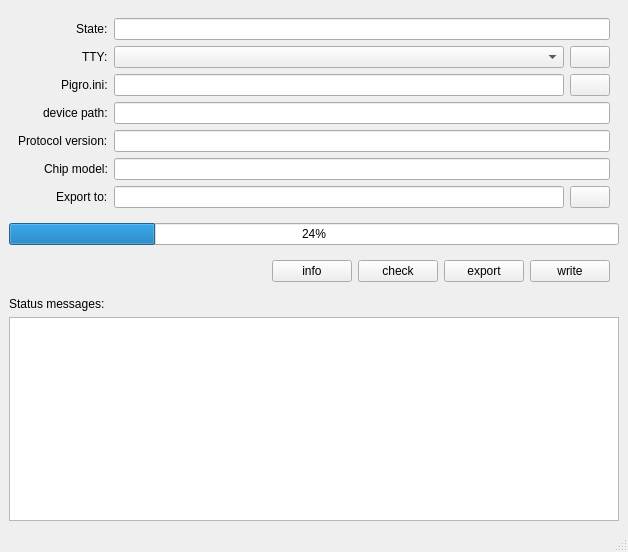
<?xml version="1.0" encoding="UTF-8"?>
<ui version="4.0">
 <class>PigroWindow</class>
 <widget class="QMainWindow" name="PigroWindow">
  <property name="geometry">
   <rect>
    <x>0</x>
    <y>0</y>
    <width>628</width>
    <height>552</height>
   </rect>
  </property>
  <property name="windowTitle">
   <string>MainWindow</string>
  </property>
  <widget class="QWidget" name="centralwidget">
   <layout class="QVBoxLayout" name="verticalLayout">
    <item>
     <widget class="QWidget" name="widget_4" native="true">
      <property name="sizePolicy">
       <sizepolicy hsizetype="Preferred" vsizetype="Preferred">
        <horstretch>0</horstretch>
        <verstretch>0</verstretch>
       </sizepolicy>
      </property>
      <layout class="QFormLayout" name="formLayout_2">
       <property name="labelAlignment">
        <set>Qt::AlignRight|Qt::AlignTrailing|Qt::AlignVCenter</set>
       </property>
       <item row="0" column="0">
        <widget class="QLabel" name="label_6">
         <property name="text">
          <string>State:</string>
         </property>
        </widget>
       </item>
       <item row="0" column="1">
        <widget class="QLineEdit" name="leState">
         <property name="readOnly">
          <bool>true</bool>
         </property>
        </widget>
       </item>
       <item row="1" column="0">
        <widget class="QLabel" name="label">
         <property name="text">
          <string>TTY:</string>
         </property>
        </widget>
       </item>
       <item row="1" column="1">
        <layout class="QHBoxLayout" name="horizontalLayout_4">
         <item>
          <widget class="QComboBox" name="cbTty">
           <property name="sizePolicy">
            <sizepolicy hsizetype="MinimumExpanding" vsizetype="Fixed">
             <horstretch>0</horstretch>
             <verstretch>0</verstretch>
            </sizepolicy>
           </property>
          </widget>
         </item>
         <item>
          <widget class="QPushButton" name="pbRefreshTty">
           <property name="text">
            <string/>
           </property>
           <property name="icon">
            <iconset resource="PigroGuiResources.qrc">
             <normaloff>:/pigro-gui/icons/reload.png</normaloff>:/pigro-gui/icons/reload.png</iconset>
           </property>
          </widget>
         </item>
        </layout>
       </item>
       <item row="2" column="0">
        <widget class="QLabel" name="label_4">
         <property name="text">
          <string>Pigro.ini:</string>
         </property>
        </widget>
       </item>
       <item row="2" column="1">
        <layout class="QHBoxLayout" name="horizontalLayout_5">
         <item>
          <widget class="QLineEdit" name="lePigroIniPath">
           <property name="readOnly">
            <bool>true</bool>
           </property>
          </widget>
         </item>
         <item>
          <widget class="QPushButton" name="pbOpenPigroIni">
           <property name="sizePolicy">
            <sizepolicy hsizetype="Preferred" vsizetype="Fixed">
             <horstretch>0</horstretch>
             <verstretch>0</verstretch>
            </sizepolicy>
           </property>
           <property name="text">
            <string/>
           </property>
           <property name="icon">
            <iconset resource="PigroGuiResources.qrc">
             <normaloff>:/pigro-gui/icons/open-file.png</normaloff>:/pigro-gui/icons/open-file.png</iconset>
           </property>
          </widget>
         </item>
        </layout>
       </item>
       <item row="3" column="0">
        <widget class="QLabel" name="label_2">
         <property name="text">
          <string>device path:</string>
         </property>
        </widget>
       </item>
       <item row="3" column="1">
        <widget class="QLineEdit" name="leDevicePath">
         <property name="readOnly">
          <bool>true</bool>
         </property>
        </widget>
       </item>
       <item row="4" column="0">
        <widget class="QLabel" name="label_3">
         <property name="text">
          <string>Protocol version:</string>
         </property>
        </widget>
       </item>
       <item row="4" column="1">
        <widget class="QLineEdit" name="leProtoVersion">
         <property name="readOnly">
          <bool>true</bool>
         </property>
        </widget>
       </item>
       <item row="5" column="0">
        <widget class="QLabel" name="label_5">
         <property name="text">
          <string>Chip model:</string>
         </property>
        </widget>
       </item>
       <item row="5" column="1">
        <widget class="QLineEdit" name="leChipModel">
         <property name="readOnly">
          <bool>true</bool>
         </property>
        </widget>
       </item>
       <item row="6" column="0">
        <widget class="QLabel" name="label_7">
         <property name="text">
          <string>Export to:</string>
         </property>
        </widget>
       </item>
       <item row="6" column="1">
        <layout class="QHBoxLayout" name="horizontalLayout_3">
         <item>
          <widget class="QLineEdit" name="leReadFilePath"/>
         </item>
         <item>
          <widget class="QPushButton" name="pbOpenExportFile">
           <property name="text">
            <string/>
           </property>
           <property name="icon">
            <iconset resource="PigroGuiResources.qrc">
             <normaloff>:/pigro-gui/icons/save-file.png</normaloff>:/pigro-gui/icons/save-file.png</iconset>
           </property>
          </widget>
         </item>
        </layout>
       </item>
      </layout>
     </widget>
    </item>
    <item>
     <widget class="QProgressBar" name="progressBar">
      <property name="value">
       <number>24</number>
      </property>
     </widget>
    </item>
    <item>
     <widget class="QWidget" name="widget_2" native="true">
      <layout class="QHBoxLayout" name="horizontalLayout_2">
       <item>
        <spacer name="horizontalSpacer">
         <property name="orientation">
          <enum>Qt::Horizontal</enum>
         </property>
         <property name="sizeHint" stdset="0">
          <size>
           <width>644</width>
           <height>20</height>
          </size>
         </property>
        </spacer>
       </item>
       <item>
        <widget class="QPushButton" name="pbInfo">
         <property name="text">
          <string>info</string>
         </property>
        </widget>
       </item>
       <item>
        <widget class="QPushButton" name="pbCheckFirmware">
         <property name="text">
          <string>check</string>
         </property>
        </widget>
       </item>
       <item>
        <widget class="QPushButton" name="pbExportFirmware">
         <property name="text">
          <string>export</string>
         </property>
        </widget>
       </item>
       <item>
        <widget class="QPushButton" name="pbWriteFirmware">
         <property name="text">
          <string>write</string>
         </property>
        </widget>
       </item>
      </layout>
     </widget>
    </item>
    <item>
     <widget class="QLabel" name="label_8">
      <property name="text">
       <string>Status messages:</string>
      </property>
     </widget>
    </item>
    <item>
     <widget class="QPlainTextEdit" name="pteMessages">
      <property name="sizePolicy">
       <sizepolicy hsizetype="Expanding" vsizetype="Expanding">
        <horstretch>0</horstretch>
        <verstretch>0</verstretch>
       </sizepolicy>
      </property>
      <property name="font">
       <font>
        <family>Monospace</family>
       </font>
      </property>
     </widget>
    </item>
   </layout>
  </widget>
  <widget class="QMenuBar" name="menubar">
   <property name="geometry">
    <rect>
     <x>0</x>
     <y>0</y>
     <width>628</width>
     <height>21</height>
    </rect>
   </property>
  </widget>
  <widget class="QStatusBar" name="statusbar"/>
 </widget>
 <resources>
  <include location="PigroGuiResources.qrc"/>
 </resources>
 <connections/>
</ui>
